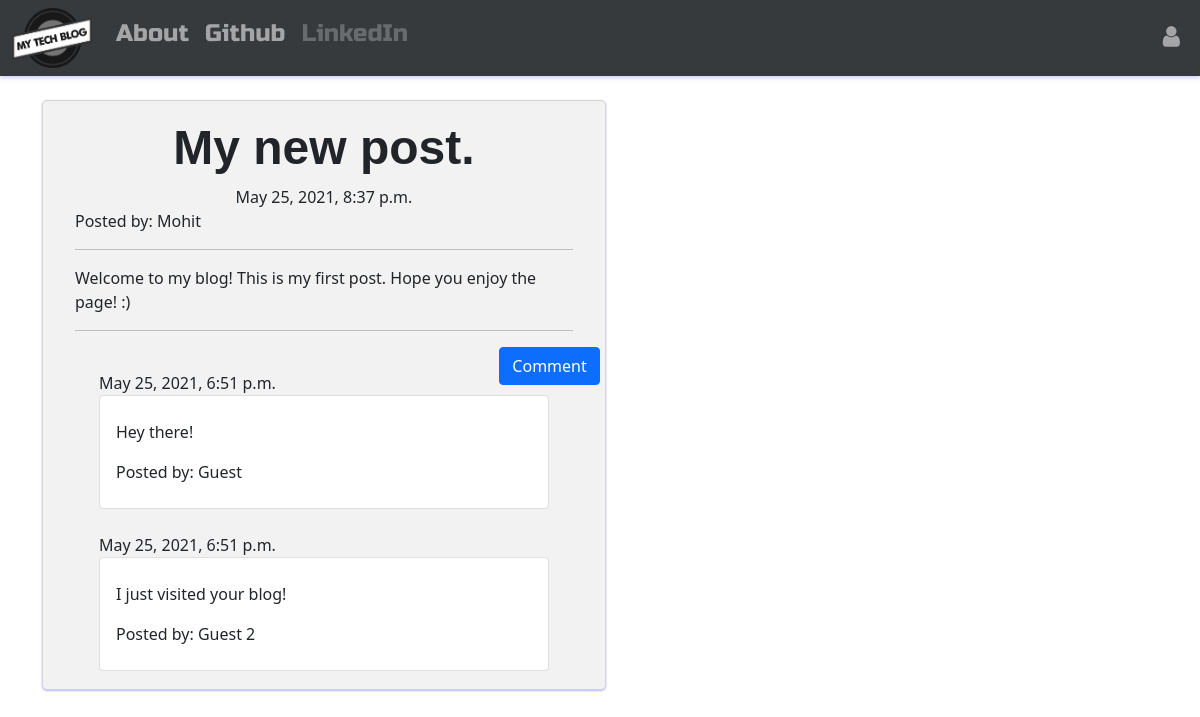
Page /post/7 on the committed database.
### blog_app/models.py (models this page shows, shortened)
class Post(models.Model):
    author = models.ForeignKey('auth.User', on_delete=models.CASCADE)
    title = models.CharField(max_length=200)
    text = models.TextField()
    created_date = models.DateTimeField(default=timezone.now)
    published_date = models.DateTimeField(blank=True, null=True)

class Comment(models.Model):
    post = models.ForeignKey('blog_app.Post', related_name='comments', on_delete=models.CASCADE)
    author = models.CharField(max_length=20)
    text = models.TextField()
    created_date = models.DateTimeField(default=timezone.now())
    approved_comment = models.BooleanField(default=False)

### blog_app/views.py (the view)
# urls.py: path('post/<int:pk>',views.PostDetailView.as_view(),name='post_detail'),
class PostDetailView(DetailView):
    model = Post

### blog_app/templates/blog_app/post_detail.html (shortened to what this page needs)
{% extends 'blog_app/base.html' %}
{% block body_block %}
<div class="card">
<div class="card-body">
<h1 class="posttitle">{{ post.title }}</h1>
{% if post.published_date %}
  <div class="date postdate">
    {{ post.published_date }}
  </div>
<p>Posted by: {{post.author}}</p>
<hr>
{% else %}
  <a class="btn btn-primary" href="{% url 'post_publish' pk=post.pk %}">Publish</a>
{% endif %}
  <p class="postcontent">{{post.text|safe|linebreaksbr}}</p>
    <hr>
    <a class="btn btn-primary btn-comment" href="{% url 'add_comment_to_post' pk=post.pk %}">Comment</a>
    <div class="container">
      {% for comment in post.comments.all %}
        <br>
          {% if user.is_authenticated or comment.approved_comment %}
            {{ comment.created_date }}
              <ul class="list-group">
                <li class="list-group-item"><p>{{comment.text|safe|linebreaks}}</p>
                <p>Posted by: {{ comment.author }}</p></li>
              </ul>
          {% endif %}
            {% empty %}
            <p>No comments to display.</p>
      {% endfor %}
    </div>
  </div>
</div>
{% endblock %}

### blog_app/static/css/blog_app.css (style rules this page uses)
.btn { margin-right: 5px; }
.card { border-radius: 5px; padding: 2px 16px; margin-bottom: 15px; background-color: #f2f2f2; width: 125%; box-shadow: 0 1px 2px #b3b3ff; transition: all 0.3s cubic-bezier(.25,.8,.25,1); }
.body { background-image: url(https://wallpaperaccess.com/full/1602717.jpg); background-size: cover; width: 100%; }
.postdate { text-align: center; }
.posttitle { font-family: 'Arial', sans-serif; font-size: 3em; font-weight: bold; text-align: center; }
.postcontent { font-family: 'Montserrat', sans-serif; font-size: 1.5em; }
.btn-comment { position: absolute; right: 0px; }

### rows in the picture
Post: title "My new post.", published_date "May 25, 2021, 8:37 p.m.", author "Mohit", text "Welcome to my blog! This is my first post. Hope you enjoy the page! :)"
Comment: created_date "May 25, 2021, 6:51 p.m.", text "Hey there!", author "Guest"
Comment: created_date "May 25, 2021, 6:51 p.m.", text "I just visited your blog!", author "Guest 2"
